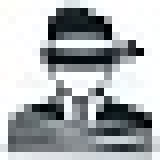
#> input picture img/hostage.jpg, 20 x 20 px (shown 8 times larger)
$ python image_util.py   (older library calls are emulated)
#> lines starting #> are read from the running program, lines starting #| are printed output that depends on the picture
### scripts/read_config.py
import os
import json

def read_config():
    config_file_path = os.path.join(
        os.path.dirname(os.path.realpath(__file__)),
        'configuration.json'
    )
    with open(config_file_path) as config_file:
#> (reads scripts/configuration.json from the repository)
        return json.load(config_file)

### scripts/image_util.py
import cv2
import numpy as np
import os
from read_config import read_config

map_x = (read_config()["map_size"][0])
map_y = (read_config()["map_size"][1])
MAP_SHAPE = (((map_x * (20 + 4)) + 4), ((map_y * (20 + 4)) + 4), 3)

robot = cv2.imread("../img/robot.jpg")
hostage = cv2.imread("../img/hostage.jpg")
#> hostage is the input picture: shape (20, 20, 3); mean B, G, R 181.1, 178.8, 174.8
warning = cv2.imread("../img/warning.jpg")
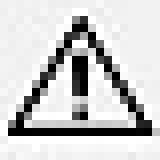
#> input picture img/warning.jpg, 20 x 20 px (shown 8 times larger)
#> warning is the input picture: shape (20, 20, 3); min 0, max 255, mean 202.3
red = cv2.imread("../img/red.jpg")
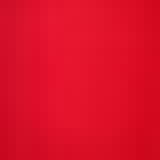
#> input picture img/red.jpg, 20 x 20 px (shown 8 times larger)
#> red is the input picture: shape (20, 20, 3); mean B, G, R 40.1, 15.5, 220.2
green = cv2.imread("../img/green.jpg")
goal = cv2.imread("../img/goal.jpg")
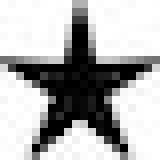
#> input picture img/goal.jpg, 20 x 20 px (shown 8 times larger)
#> goal is the input picture: shape (20, 20, 3); min 0, max 255, mean 176.5
wall = cv2.imread("../img/wall.jpg")
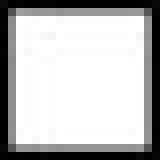
#> input picture img/wall.jpg, 20 x 20 px (shown 8 times larger)
#> wall is the input picture: shape (20, 20, 3); min 0, max 255, mean 187.4
pit = cv2.imread("../img/pit.jpg")
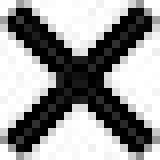
#> input picture img/pit.jpg, 20 x 20 px (shown 8 times larger)
#> pit is the input picture: shape (20, 20, 3); min 0, max 255, mean 152.1

img_map = {
    "WALL": wall,
    "PIT": pit,
    "GOAL": goal,
    "RED": red,
    "GREEN": green,
    "WARNING": warning,
    "H": hostage,
    "R": robot
}

height, width, layers = MAP_SHAPE

def save_image_for_iteration(policy_list, iteration):
    #Creating an empty map of white spaces
    empty_map = np.zeros(MAP_SHAPE)
    empty_map.fill(255)
    for row in range(len(policy_list)):
        for col in range(len(policy_list[0])):
            new_pos_row = ((row + 1) * 4) + (row * 20)
            new_pos_col = ((col + 1) * 4) + (col * 20)
            if policy_list[row][col] != "NA":
                empty_map[new_pos_row : new_pos_row + 20, new_pos_col : new_pos_col + 20] = img_map[policy_list[row][col]]
    cv2.imwrite("../saved_video/iteration_" + str(iteration) + ".jpg", empty_map)


def generate_video(no_of_iterations):
    video = cv2.VideoWriter("../saved_video/video.avi", cv2.cv.CV_FOURCC('m', 'p', '4', 'v'), 1, (width, height))

    for i in range(no_of_iterations):
        file_name = "../saved_video/iteration_" + str(i) + ".jpg"
        img = cv2.imread(file_name)
        video.write(cv2.cvtColor(np.array(img), cv2.COLOR_RGB2BGR))
        #This removes the image after stitching it to the video. Please comment this if you want the images to be saved
        os.remove(file_name)
    video.release()
